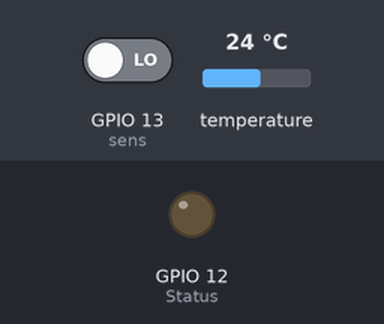
Simulated run of this sketch. Board: ESP8266 (NodeMCU). On the bench: output pins drawn as LEDs (lit = HIGH). The inputs (shaded band) are chosen by the test bench; at power-on: GPIO 13 (sens) LOW, temperature 24 °C. WiFi joins after 1.5 s; servers stay silent unless stated; no MQTT or app messages arrive unless stated; what the sketch prints to the serial monitor is not drawn.

Above: at 2.7 s.
2.8 s: GPIO 13 (sens) driven HIGH
At 5.6 s:
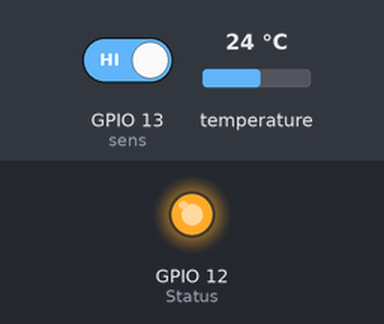
6.8 s: GPIO 13 (sens) driven LOW
At 8.4 s:
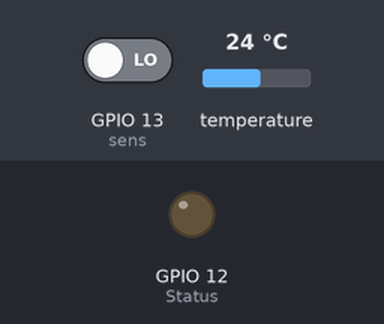
Timing chart, 0 to 9.9 s (numbered marks = the images above; inputs shaded):
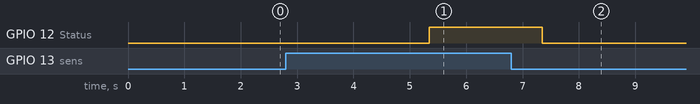

Measured:
- after the input at 2.8 s, GPIO 12 (Status): LOW → HIGH after 2.5 s
- after the input at 6.8 s, GPIO 12 (Status): HIGH → LOW after 0.55 s

The sketch:

led.ino
```cpp
#include <ESP8266WiFi.h>
#include <PubSubClient.h>
#include <OneWire.h>
#include <DallasTemperature.h>


// Change the credentials below, so your ESP8266 connects to your router
const char* ssid = "Roda2";
const char* password = "804010sestO#";

// Change the variable to your Raspberry Pi IP address, so it connects to your MQTT broker
const char* mqtt_server = "192.168.2.170";

// Initializes the espClient. You should change the espClient name if you have multiple ESPs running in your home automation system
WiFiClient espClient;
PubSubClient client(espClient);

// DHT Sensor - GPIO 5 = D1 on ESP-12E NodeMCU board
const int ONE_WIRE_BUS = 5;
OneWire oneWire(ONE_WIRE_BUS);
DallasTemperature sensor(&oneWire);

int Status = 12;  // Digital pin D6
int sens = 13;  // Digital pin D7
int periodo = 3000;
int periodo1 = 1000;
unsigned long tiempoAnterior=0;

// Timers auxiliar variables
long now = millis();
long lastMeasure = 0;

// Don't change the function below. This functions connects your ESP8266 to your router
void setup_wifi() {
  delay(10);
  // We start by connecting to a WiFi network
  Serial.println();
  Serial.print("Connecting to ");
  Serial.println(ssid);
  WiFi.begin(ssid, password);
  while (WiFi.status() != WL_CONNECTED) {
    delay(500);
    Serial.print(".");
  }
  Serial.println("");
  Serial.print("WiFi connected - ESP IP address: ");
  Serial.println(WiFi.localIP());
}

// This functions is executed when some device publishes a message to a topic that your ESP8266 is subscribed to
// Change the function below to add logic to your program, so when a device publishes a message to a topic that
// your ESP8266 is subscribed you can actually do something
void callback(String topic, byte* message, unsigned int length) {
  Serial.print("Message arrived on topic: ");
  Serial.print(topic);
  Serial.print(". Message: ");
  String messageTemp;

  for (int i = 0; i < length; i++) {
    Serial.print((char)message[i]);
    messageTemp += (char)message[i];
  }
  Serial.println();
}

// This functions reconnects your ESP8266 to your MQTT broker
// Change the function below if you want to subscribe to more topics with your ESP8266
void reconnect() {
  // Loop until we're reconnected
  while (!client.connected()) {
    Serial.print("Attempting MQTT connection...");
    if (client.connect("TEMP_ES8266")) {
      Serial.println("connected");
      // Subscribe or resubscribe to a topic
      // You can subscribe to more topics (to control more LEDs in this example);
    } else {
      Serial.print("failed, rc=");
      Serial.print(client.state());
      Serial.println(" try again in 5 seconds");
      // Wait 5 seconds before retrying
      delay(5000);
    }
  }
}

// The setup function sets your ESP GPIOs to Outputs, starts the serial communication at a baud rate of 115200
// Sets your mqtt broker and sets the callback function
// The callback function is what receives messages and actually controls the LEDs
void setup() {

  Serial.begin(115200);
  Serial.print("t (s)\t");
  Serial.println("T (grados C)");
  Serial.println("===================");
  pinMode(sens, INPUT);   // declare sensor as input
  pinMode(Status, OUTPUT);  // declare LED as output
  sensor.begin();

  setup_wifi();
  client.setServer(mqtt_server, 1883);
  client.setCallback(callback);

}

// For this project, you don't need to change anything in the loop function. Basically it ensures that you ESP is connected to your broker
void loop() {

  if (!client.connected()) {
    reconnect();
  }
  if(!client.loop())
    client.connect("ESP8266Client");

  now = millis();
  if (now - lastMeasure > 1000) {
    lastMeasure = now;
    sensor.requestTemperatures();
    float temperatura = sensor.getTempCByIndex(0);
    if (isnan(temperatura)) {
      Serial.println("Failed to read sensor!");
      return;
    }

    static char temperatureTemp[7];
    dtostrf(temperatura, 6, 2, temperatureTemp);
    client.publish("room/temperature", temperatureTemp);
    Serial.print(" %\t Temperature: ");
    Serial.print(temperatura);
    Serial.print(" *C ");

  }

  long state = digitalRead(sens);
    if(state == HIGH) {
      if(millis()- tiempoAnterior>=periodo){
      digitalWrite (Status, HIGH);
      Serial.println("Motion detected!");
      client.publish("calle/pir", "on");
      tiempoAnterior=millis();
      }
    }
    else {
      if(millis()- tiempoAnterior>=periodo1){
      digitalWrite (Status, LOW);
      Serial.println("Motion absent!");
      client.publish("calle/pir", "off");
      tiempoAnterior=millis();
      }
    }
}
```
